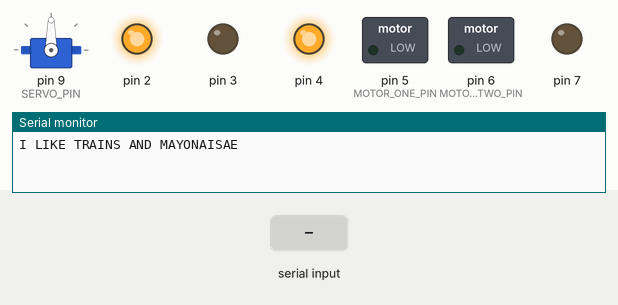
A sketch run on a simulated Arduino Uno, built with avr-gcc and run on an emulated ATmega328P. On the bench: servo, switched loads named in the sketch (green lamp = pin HIGH), output pins drawn as LEDs (lit = HIGH), the last lines printed to the serial monitor. The inputs (shaded band) are chosen by the test bench.

Above: at 1.2 s.
1.3 s: "30,150\n" received over Serial
At 1.9 s:
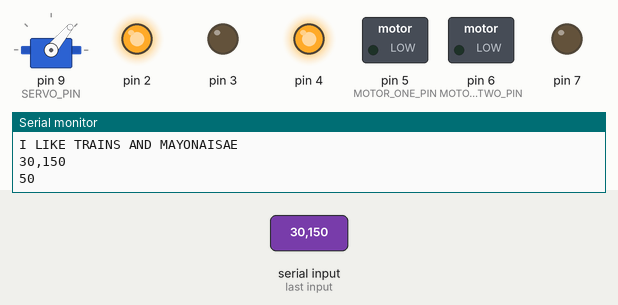
3.1 s: "H90\n" received over Serial
4.8 s: "H,45\n" received over Serial
Timing chart, 0 to 7.8 s (numbered marks = the images above; inputs shaded):
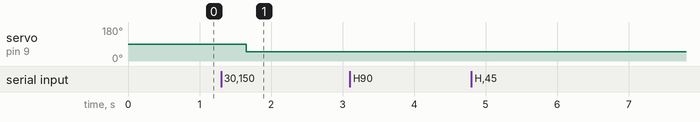

Measured:
- after the input at 1.3 s, servo on pin 9 (SERVO_PIN): 90° → 50° after 0.35 s

The sketch:

JakeControls.ino
```cpp
//
// Remote Control Software for a Bluno Vehicle
// Hector Morlet
// Last revision 21/10/2014
//

#include <Servo.h>


#define UPDATES_PER_SECOND 4
#define SECONDS_PER_MINUTE 60

#define SERVO_PIN 9
#define SERVO_DEFAULT_ANGLE 90

#define MOTOR_DEFAULT_STATE LOW

#define MOTOR_ONE_PIN 5
#define MOTOR_ONE_SET_HIGH "1HIGH"
#define MOTOR_ONE_SET_LOW "1LOW"

#define MOTOR_TWO_PIN 6
#define MOTOR_TWO_SET_HIGH "2HIGH"
#define MOTOR_TWO_SET_LOW "2LOW"

#define PORT 115200


Servo servo;
Servo motor;
uint8_t motorOne = MOTOR_DEFAULT_STATE;
uint8_t motorTwo = MOTOR_DEFAULT_STATE;


// ----------------------------------------------------------------
// |                            SETUP                             |
// ----------------------------------------------------------------

void setup() {
  // Init motor pins
  pinMode(MOTOR_ONE_PIN, OUTPUT);
  pinMode(MOTOR_TWO_PIN, OUTPUT);
  pinMode(2, OUTPUT);
  pinMode(3, OUTPUT);
  pinMode(4, OUTPUT);
  pinMode(7, OUTPUT);

  analogWrite(MOTOR_ONE_PIN, LOW);
  analogWrite(MOTOR_TWO_PIN, LOW);

  digitalWrite(2, HIGH);
  digitalWrite(3, LOW);
  digitalWrite(4, HIGH);
  digitalWrite(7, LOW);

  // Init servo pin
  servo.attach(SERVO_PIN);

  // Init the Serial
  Serial.begin(PORT);

  Serial.println("I LIKE TRAINS AND MAYONAISAE");
}


// ----------------------------------------------------------------
// |                            UPDATE                            |
// ---------------------------------------------------------- ------

void receivedCommand(String command) {
  Serial.println(command);

  if (command[1] == 'H') {
    // Second motor on
    Serial.println("1H");
    analogWrite(MOTOR_ONE_PIN, 255);
  } else if (command[1] == 'L') {
    // Second motor off
    Serial.println("1L");
    analogWrite(MOTOR_ONE_PIN, 0);
  }

  if (command[3] == 'H') {
    // Second motor ons
    Serial.println("2H");
    analogWrite(MOTOR_TWO_PIN, 255);
  } else if (command[3] == 'L') {
    // Second motor off
    Serial.println("2L");
    analogWrite(MOTOR_TWO_PIN, 0);
  }
  // It has sent a servo angle
  int angle = (String(command[4]) + String(command[5]) + String(command[6])).toInt();
  Serial.println(angle);
  if (angle >= 45 && angle <= 135) {
    servo.write(angle);
  }
}


int shouldNewLine = 0;
String activeCommand = "";


void loop() {
  if (Serial.available()) {
    activeCommand += String(char(Serial.read()));
    shouldNewLine = 1;
  } else {
    if (shouldNewLine) {
      shouldNewLine = 0;
      receivedCommand(activeCommand);
      activeCommand = "";
    }
  }

  delay(50);
}
```
